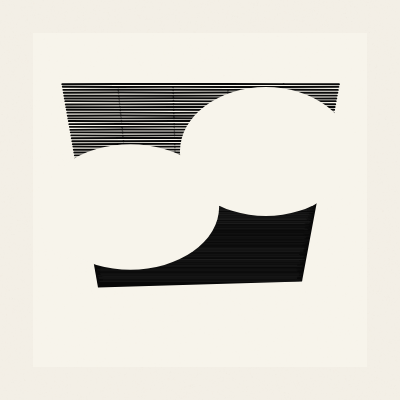
Frame 1 (no input)
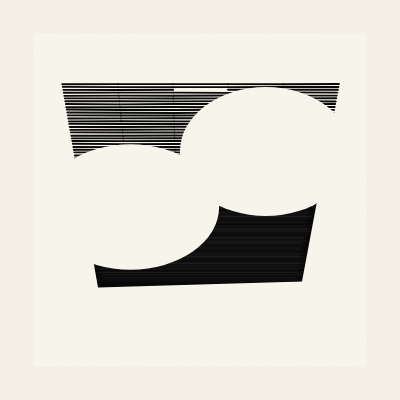
Frame 2 (the mouse pressed at the canvas centre, redrawn once)

The p5.js sketch that drew these frames (run headless with seeded random() and noise() and a simulated clock; the mouse was pressed at the canvas centre and the sketch redrawn once):

// p5.js sketch
// ── sketch.js
// Sketch em P5.js que recria uma imagem artística com formas, texturas e cores

let bgColor1; // Cor de fundo do papel externo
let bgColor2; // Cor do retângulo interno e das elipses
let inkColorDark; // Cor preta principal das áreas escuras
let lineColor; // Cor das linhas horizontais

let innerRectX, innerRectY, innerRectW, innerRectH; // Dimensões do retângulo interno

// Pontos de canto da forma escura principal
let P_TL, P_TR, P_BL, P_BR; // Topo esquerda, topo direita, base esquerda, base direita

// Posição da linha divisória entre a parte com linhas e a parte sólida
let P_div_L, P_div_R;
let fraction_div = 0.43; // Proporção da altura até a divisão

// Parâmetros das elipses
let el1_cx, el1_cy, el1_w, el1_h; // Elipse esquerda
let el2_cx, el2_cy, el2_w, el2_h; // Elipse direita

function setup() {
  createCanvas(400, 400);
  noLoop();

  // Definindo cores principais
  bgColor1 = color(243, 239, 230);
  bgColor2 = color(247, 244, 235);
  inkColorDark = color(8, 8, 8);
  lineColor = color(10, 10, 10);

  // Definindo o retângulo interno (área de desenho)
  innerRectX = 33;
  innerRectY = 33;
  innerRectW = width - 2 * innerRectX;
  innerRectH = height - 2 * innerRectY;

  // Coordenadas da forma preta em trapézio
  P_TL = createVector(62, 82.5);
  P_TR = createVector(340, 78.5);
  P_BL = createVector(98, 287.5);
  P_BR = createVector(302, 281.5);

  // Calculando os pontos intermediários da divisão horizontal
  P_div_L = p5.Vector.lerp(P_TL, P_BL, fraction_div);
  P_div_R = p5.Vector.lerp(P_TR, P_BR, fraction_div);

  // Calculando dimensões auxiliares para posicionar as elipses
  let trapezoid_top_width = P_TR.x - P_TL.x;
  let trapezoid_avg_height = (P_BL.y - P_TL.y + (P_BR.y - P_TR.y)) / 2;
  let trapezoid_visual_centerX = (P_TL.x + P_TR.x + P_BL.x + P_BR.x) / 4;

  // Parâmetros ajustados da elipse esquerda
  el1_w = trapezoid_top_width * 0.638;
  el1_h = trapezoid_avg_height * 0.615;
  el1_cx = trapezoid_visual_centerX - trapezoid_top_width * 0.252;
  el1_cy = P_TL.y + trapezoid_avg_height * 0.61;

  // Parâmetros ajustados da elipse direita
  el2_w = trapezoid_top_width * 0.618;
  el2_h = trapezoid_avg_height * 0.632;
  el2_cx = trapezoid_visual_centerX + trapezoid_top_width * 0.235;
  el2_cy = P_TR.y + trapezoid_avg_height * 0.358;
}

// Retorna a coordenada x de um ponto em uma linha entre dois pontos dados um y
function getXonLineSegment(pA, pB, y_target) {
  let minY = min(pA.y, pB.y) - 0.1;
  let maxY = max(pA.y, pB.y) + 0.1;
  if (y_target < minY || y_target > maxY) {
    return null;
  }
  if (abs(pA.y - pB.y) < 0.01) return pA.x;
  let t = (y_target - pA.y) / (pB.y - pA.y);
  return pA.x + t * (pB.x - pA.x);
}

function draw() {
  // Fundo externo do papel
  background(bgColor1);

  // Textura de papel com pontos sutis aleatórios
  noStroke();
  for (let i = 0; i < 50000; i++) {
    let x = random(width);
    let y = random(height);
    let speckleSize = random(0.3, 1.5);
    let r_offset = random(-9, 5);
    let g_offset = random(-9, 5);
    let b_offset = random(-9, 5);
    fill(
      max(0, red(bgColor1) + r_offset),
      max(0, green(bgColor1) + g_offset),
      max(0, blue(bgColor1) + b_offset),
      random(5, 15)
    );
    ellipse(x, y, speckleSize, speckleSize);
  }

  // Retângulo interno ("moldura") e sua textura
  push();
  noStroke();
  fill(bgColor2);
  rect(innerRectX, innerRectY, innerRectW, innerRectH);
  for (let i = 0; i < 20000; i++) {
    let x = innerRectX + random(innerRectW);
    let y = innerRectY + random(innerRectH);
    let speckleSize = random(0.3, 1.4);
    let r_offset = random(-7, 4);
    let g_offset = random(-7, 4);
    let b_offset = random(-7, 4);
    fill(
      max(0, red(bgColor2) + r_offset),
      max(0, green(bgColor2) + g_offset),
      max(0, blue(bgColor2) + b_offset),
      random(4, 12)
    );
    ellipse(x, y, speckleSize, speckleSize);
  }
  pop();

  // Linhas horizontais na parte superior da forma preta
  let lineBaseStrokeWeight = 1.9;
  let lineSpacing = 2.85;
  stroke(lineColor);
  let y_lines_start = min(P_TL.y, P_TR.y);
  let y_lines_end = max(P_div_L.y, P_div_R.y);

  for (let y_current = y_lines_start; y_current <= y_lines_end + lineBaseStrokeWeight / 2; y_current += lineSpacing) {
    let x_start = getXonLineSegment(P_TL, P_BL, y_current);
    let x_end = getXonLineSegment(P_TR, P_BR, y_current);

    if (x_start !== null && x_end !== null) {
      let effective_y = y_current + random(-0.15, 0.15);
      let currentStrokeWeight = lineBaseStrokeWeight + random(-0.1, 0.1);
      strokeWeight(currentStrokeWeight);

      let numSegments = 5;
      let prev_x = x_start;
      let prev_y = effective_y + random(-0.2, 0.2);

      for (let seg = 1; seg <= numSegments; seg++) {
        let t = seg / numSegments;
        let current_x = lerp(x_start, x_end, t);
        let current_y = effective_y + random(-0.2, 0.2);
        if (random() > 0.01) {
          line(prev_x, prev_y, current_x, current_y);
        }
        prev_x = current_x;
        prev_y = current_y;
      }
    }
  }

  // Parte inferior sólida da forma preta
  fill(inkColorDark);
  noStroke();
  beginShape();
  vertex(P_div_L.x, P_div_L.y);
  vertex(P_div_R.x, P_div_R.y);
  vertex(P_BR.x, P_BR.y);
  vertex(P_BL.x, P_BL.y);
  endShape(CLOSE);

  // Linhas horizontais sutis (grão) sobre a base sólida
  let numGrainLines = 600;
  let y_grain_start = min(P_div_L.y, P_div_R.y);
  let y_grain_end = max(P_BL.y, P_BR.y);

  for (let i = 0; i < numGrainLines; i++) {
    let y_grain = random(y_grain_start, y_grain_end);
    let x_left_grain = getXonLineSegment(P_TL, P_BL, y_grain);
    let x_right_grain = getXonLineSegment(P_TR, P_BR, y_grain);

    if (x_left_grain !== null && x_right_grain !== null) {
      let currentGrainLineWidth = x_right_grain - x_left_grain;
      let startOffset = random(currentGrainLineWidth * 0.005, currentGrainLineWidth * 0.04);
      let endOffset = random(currentGrainLineWidth * 0.005, currentGrainLineWidth * 0.04);

      let grain_alpha = random(25, 90);
      let grain_color_val;
      let grain_stroke_w;

      if (random() < 0.7) {
        grain_color_val = random(red(inkColorDark) + 5, red(inkColorDark) + 25);
        grain_stroke_w = random(0.3, 0.7);
      } else {
        grain_color_val = random(red(inkColorDark) + 30, red(inkColorDark) + 70);
        grain_stroke_w = random(0.4, 0.9);
      }

      stroke(grain_color_val, grain_alpha);
      strokeWeight(grain_stroke_w);
      line(x_left_grain + startOffset, y_grain, x_right_grain - endOffset, y_grain);
    }
  }

  // Elipses finais por cima da arte
  noStroke();
  fill(bgColor2);
  ellipse(el1_cx, el1_cy, el1_w, el1_h);
  ellipse(el2_cx, el2_cy, el2_w, el2_h);
}
